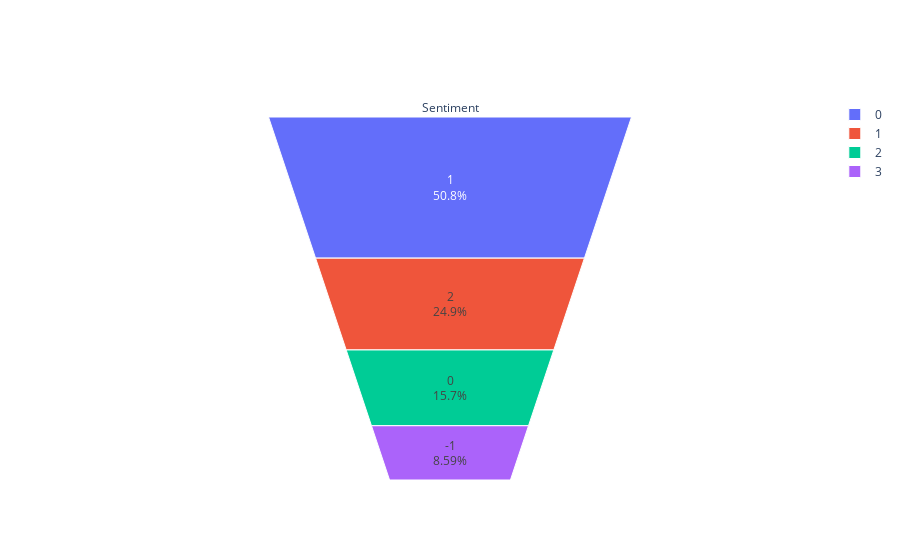

Write notebook code for a chart like this one.
### Code cell
fig = go.Figure(go.Funnelarea(text =tweet_distr.sentiment,values = tweet_distr.message,
title = {"position": "top center", "text": "Sentiment"}))
fig.show()

### Figure 1 — Plotly figure (JSON) as saved in the notebook; plotly's stock layout.template omitted (floating-point values rounded to 4 significant figures)
{"data": [{"text": [1, 2, 0, -1], "title": {"position": "top center", "text": "Sentiment"}, "type": "funnelarea", "values": [7219, 3540, 2237, 1221]}], "layout": {}}
